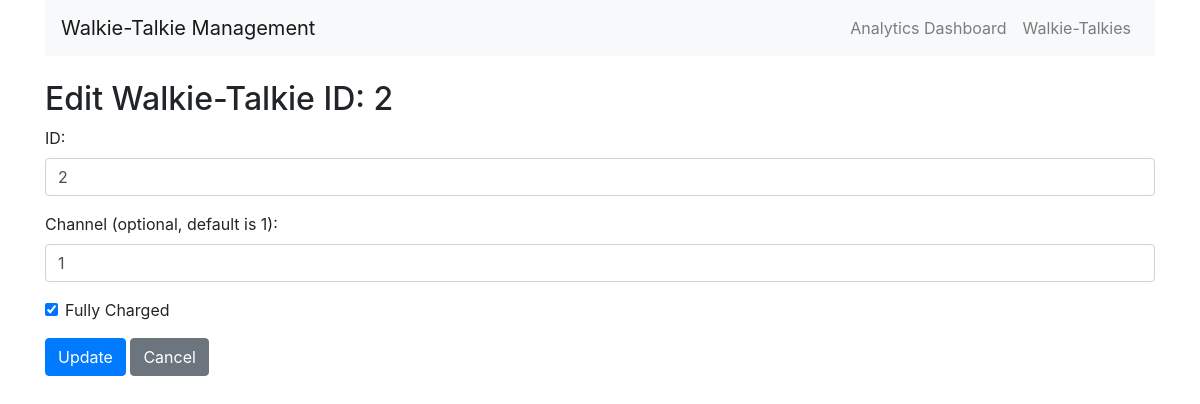
/edit_walkie_talkie/2, run on an earlier commit of the app's database.
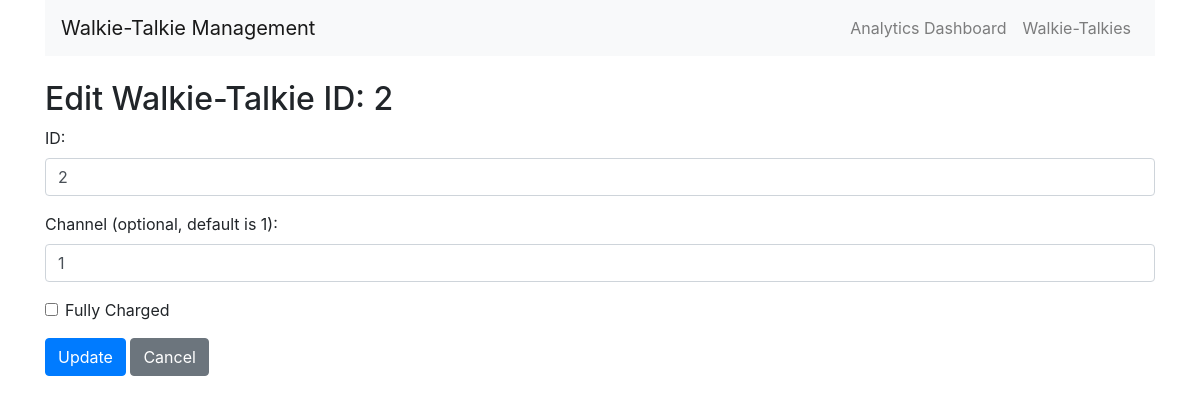
And on a later commit of the database.
### models.py (models this page shows)
class WalkieTalkie(db.Model):
    id = db.Column(db.Integer, primary_key=True)
    channel = db.Column(db.Integer, nullable=True, default=1)
    is_lent = db.Column(db.Boolean, default=False)
    current_holder = db.Column(db.String(100), nullable=True)
    is_charged = db.Column(db.Boolean, default=False)  # Default is now False (discharged)
    rental_history = db.relationship('Rental', backref='walkie_talkie', lazy=True)

### routes.py (the view, shortened to what this page needs)
@app.route('/edit_walkie_talkie/<int:wt_id>', methods=['GET', 'POST'])
def edit_walkie_talkie(wt_id):
    wt = WalkieTalkie.query.get_or_404(wt_id)
    return render_template('edit_walkie_talkie.html', wt=wt)

### templates/edit_walkie_talkie.html (shortened to what this page needs)
{% extends 'base.html' %}
{% block content %}
<h2>Edit Walkie-Talkie ID: {{ wt.id }}</h2>
<form method="post">
    <div class="form-group">
        <label for="id">ID:</label>
        <input type="number" class="form-control" id="id" name="id" value="{{ wt.id }}" required>
    </div>
    <div class="form-group">
        <label for="channel">Channel (optional, default is 1):</label>
        <input type="number" class="form-control" id="channel" name="channel" value="{{ wt.channel }}">
    </div>
    <div class="form-group form-check">
        <input type="checkbox" class="form-check-input" id="is_charged" name="is_charged" {% if wt.is_charged %}checked{% endif %}>
        <label class="form-check-label" for="is_charged">Fully Charged</label>
    </div>
    <button type="submit" class="btn btn-primary">Update</button>
    <a href="{{ url_for('view_walkie_talkie', wt_id=wt.id) }}" class="btn btn-secondary">Cancel</a>
</form>
{% endblock %}

What changed in the data, as far as the page shows it:
changed WalkieTalkie id 2: is_charged "☑" → "☐"
